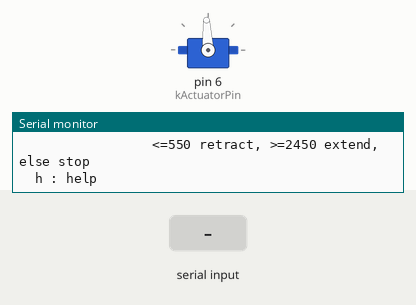
Simulated run of this program. Board: Teensy 4. Parts: servo, the last lines printed to the serial monitor. The inputs (shaded band) are chosen by the test bench.

Above: at 3.6 s.
3.7 s: "u90\n" received over Serial
At 4.5 s:
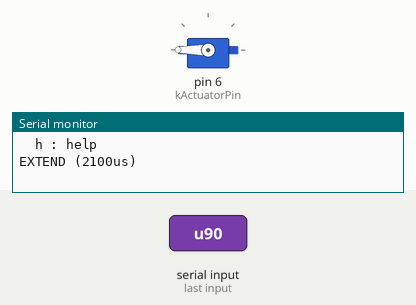
5.2 s: "d90\n" received over Serial
At 5.6 s:
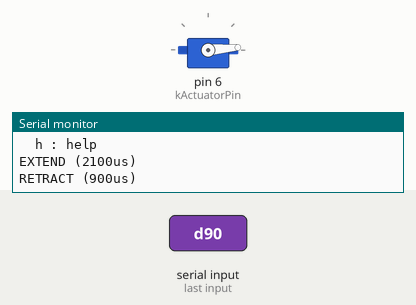
6.7 s: "p90\n" received over Serial
At 7.9 s:
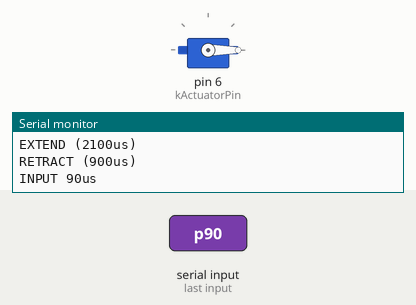
8.2 s: "u,45\n" received over Serial
At 9.1 s:
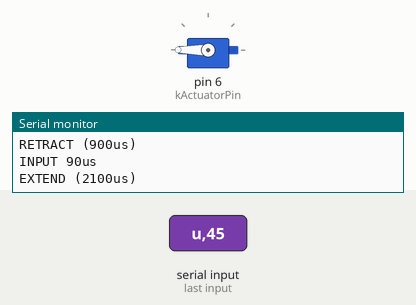
9.7 s: "d,45\n" received over Serial
At 10.2 s:
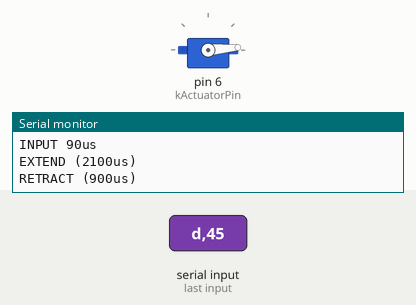
Timing chart, 0 to 12.2 s (numbered marks = the images above; inputs shaded):
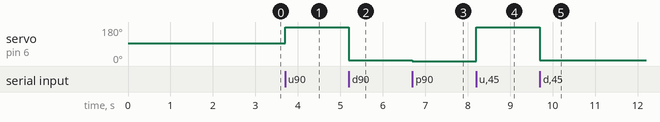

The program:

main.cpp
```cpp
#include <Arduino.h>
#include <Servo.h>

// SPARKmini full PWM range:
// stop=1500us, full extend=2500us, full retract=500us.
// NOTE: On this hardware setup, motion only occurs near the endpoints.
// We treat control as binary with thresholds:
//   <= 550us  -> retract
//   >= 2450us -> extend
//   otherwise -> stop
constexpr int kActuatorPin = 6;
constexpr int kPulseStopUs = 1500;
constexpr int kPulseExtendUs = 2400;
constexpr int kPulseRetractUs = 600;
constexpr int kExtendThresholdUs = 2450;
constexpr int kRetractThresholdUs = 550;
constexpr int kArmDelayMs = 2000;

Servo actuator;

void stopActuator() {
  actuator.writeMicroseconds(kPulseStopUs);
  Serial.println("STOP (1500us)");
}

void extendActuator() {
  actuator.writeMicroseconds(kPulseExtendUs);
  Serial.println("EXTEND (2100us)");
}

void retractActuator() {
  actuator.writeMicroseconds(kPulseRetractUs);
  Serial.println("RETRACT (900us)");
}

void oneShotTest() {
  Serial.println("One-shot: extend 2s, stop 1s, retract 2s, stop");
  extendActuator();
  delay(2000);
  stopActuator();
  delay(1000);
  retractActuator();
  delay(2000);
  stopActuator();
}

void printHelp() {
  Serial.println();
  Serial.println("Commands:");
  Serial.println("  u : extend (2500us)");
  Serial.println("  d : retract (500us)");
  Serial.println("  s : stop (1500us)");
  Serial.println("  t : one-shot test cycle");
  Serial.println("  p <500-2500> : thresholded pulse cmd");
  Serial.println("                 <=550 retract, >=2450 extend, else stop");
  Serial.println("  h : help");
  Serial.println();
}

void thresholdedPulseCommand(int us) {
  us = constrain(us, 0, 3000);
    actuator.writeMicroseconds(us);


  Serial.print("INPUT ");
  Serial.print(us);
  Serial.println("us");
}

void handleSerial() {
  if (!Serial.available()) {
    return;
  }

  char cmd = static_cast<char>(tolower(Serial.read()));
  int value = Serial.parseInt();

  if (cmd == 'u') {
    extendActuator();
  } else if (cmd == 'd') {
    retractActuator();
  } else if (cmd == 's') {
    stopActuator();
  } else if (cmd == 't') {
    oneShotTest();
  } else if (cmd == 'p') {
    thresholdedPulseCommand(value);
  } else if (cmd == 'h') {
    printHelp();
  }
}

void setup() {
  Serial.begin(115200);
  delay(400);

  actuator.attach(kActuatorPin); // Set max pulse to accommodate extend range
  actuator.writeMicroseconds(kPulseStopUs);
  delay(kArmDelayMs);

  Serial.println("Linear actuator simple test rig ready.");
  Serial.print("Pin: ");
  Serial.println(kActuatorPin);
  Serial.println("Mode: endpoint-threshold control");
  printHelp();
}

void loop() {
  handleSerial();
}
```

motordriver.cpp
```cpp
/*==========================================================================
// Project : Teensy 4.1
// Description : L298N Motor Driver - Single Linear Actuator
// Control one linear actuator using L298N H Bridge Driver
//==========================================================================*/

// WORKING ARDUINO MOTOR TEST CODE FOR L298N MOTOR DRIVER
// Pin definitions - Teensy 4.1 pins connected to L298N
int IN3 = 3;
int IN4 = 4;

void setup() {
  pinMode(IN3, OUTPUT);
  pinMode(IN4, OUTPUT);
}

void loop() {
  // extend for 10s
  digitalWrite(IN3, HIGH);
  digitalWrite(IN4, LOW);
  delay(10000);

  // retract for 10s
  digitalWrite(IN3, LOW);
  digitalWrite(IN4, HIGH);
  delay(10000);
}
```

Measured:
- after the input at 3.7 s, servo on pin 6 (kActuatorPin): 93° → 180° at once
- after the input at 5.2 s, servo on pin 6 (kActuatorPin): 180° → 5° at once
- after the input at 6.7 s, servo on pin 6 (kActuatorPin): 5° → 0° at once
- after the input at 8.2 s, servo on pin 6 (kActuatorPin): 0° → 180° at once
- after the input at 9.7 s, servo on pin 6 (kActuatorPin): 180° → 5° at once
